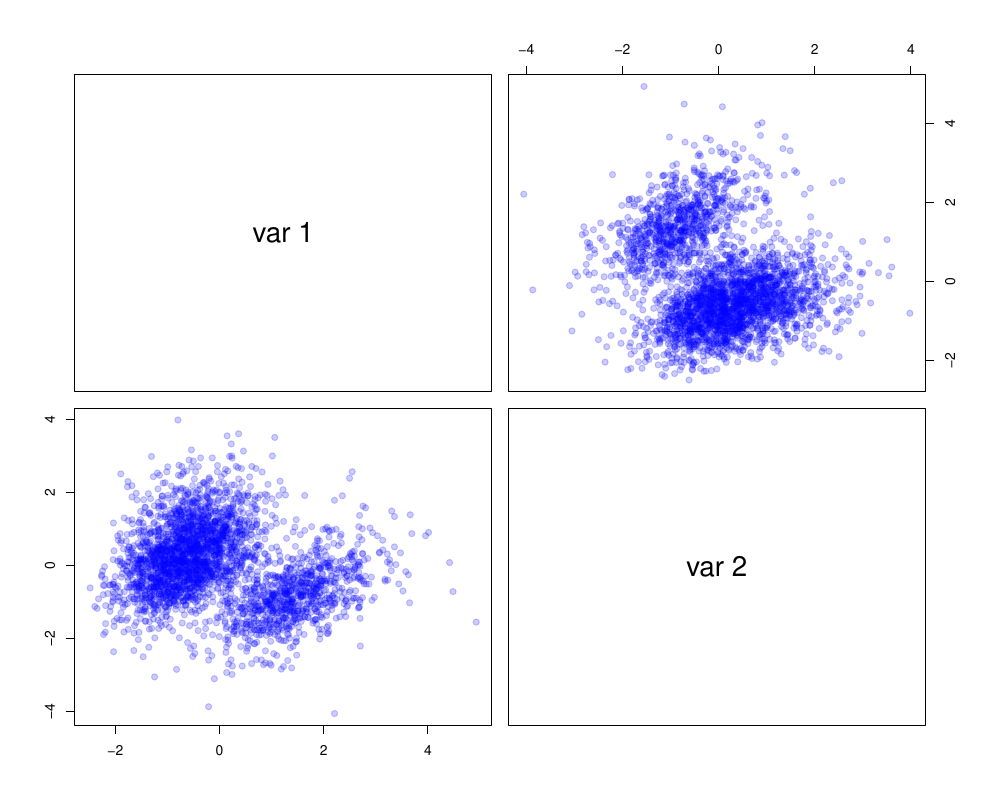

Write the R code that produced this figure.
################################################################################
# Synthetic example of MST-PMDN with tabular and image inputs

rm(list = ls())
source("../MST-PMDN.R")
torch_set_num_threads(1)

sample_skew_mixture <- function(n = 1000, seed = NULL) {
  # Set seed for reproducibility if provided
  if (!is.null(seed)) {
    set.seed(seed)
  }
  # Define mixture weights
  weights <- c(0.7, 0.3)  # 70% main component, 30% heavy-tailed component
  # Number of samples from each component
  n1 <- round(n * weights[1])
  n2 <- n - n1
  # Component 1: Main concentration (using skew-normal)
  xi1 <- c(-0.5, 0.5)                      # Location parameters
  Omega1 <- matrix(c(0.1, 0, 0, 1), 2, 2)  # Scale matrix
  alpha1 <- c(-1, 2)                       # Shape parameters
  # Component 2: Heavy-tailed component extending to the right (using skew-t)
  xi2 <- c(2, 0)         # Location shifted to the right
  Omega2 <- matrix(c(1.2, 0.3, 0.3, 0.4), 2, 2)  # Different scale
  alpha2 <- c(3, -0.5)   # Shape parameters for rightward skew
  nu1 <- 30              # Degrees of freedom for tail1
  nu2 <- 7               # Degrees of freedom for tail2
  # Generate samples from each component
  samples1 <- sn::rmst(n1, xi = xi1, Omega = Omega1, alpha = alpha1, nu = nu1)
  samples2 <- sn::rmst(n2, xi = xi2, Omega = Omega2, alpha = alpha2, nu = nu2)
  # Combine samples
  result <- rbind(samples1, samples2)
  # Column names for clarity
  colnames(result) <- c("x", "y")
  return(result)
}

# ------------------------------
# Create Synthetic Data with Mixture of 2 Components
# ------------------------------

# Number of samples
n_samples <- 3000

# Tabular input: e.g., 10 features per sample
tabular_input_dim <- 10
inputs <- torch_randn(n_samples, tabular_input_dim)

# Image inputs: Grayscale images, 28x28 (1 channel).
image_inputs <- torch_randn(n_samples, 1, 28, 28)

# Outputs
output_matrix <- scale(sample_skew_mixture(n_samples))
outputs <- torch_tensor(output_matrix, dtype = torch_float())

# Create a weak relationship with inputs to maintain some predictability
tabular_effect <- 0.2 * inputs$sum(dim = 2, keepdim = TRUE)
image_feature <- 0.2 * image_inputs$view(c(n_samples,
                                           -1))$mean(dim = 2, keepdim = TRUE)

# Add a small input-dependent effect to the outputs
outputs[, 1] <- outputs[, 1] + tabular_effect$squeeze() +
  image_feature$squeeze()
outputs[, 2] <- outputs[, 2] + 0.5 * tabular_effect$squeeze() +
  0.8 * image_feature$squeeze()

# ------------------------------
# Define a Simple Tabular Module
# ------------------------------
# This module processes the tabular inputs into a feature representation.
tabular_module <- nn_module(
  "TabularModule",
  initialize = function(input_dim, hidden_dim, output_dim) {
    self$fc1 <- nn_linear(input_dim, hidden_dim)
    self$fc2 <- nn_linear(hidden_dim, output_dim)
    self$output_dim <- output_dim
  },
  forward = function(x) {
    x <- nnf_relu(self$fc1(x))
    x <- self$fc2(x)
    x
  }
)

# Instantiate the tabular module.
# For example: input dimension 10, hidden layer of size 8,
# output feature dimension 8.
tabular_mod <- tabular_module(input_dim = tabular_input_dim, hidden_dim = 8,
                              output_dim = 8)

# ------------------------------
# Define a Simple Image Module
# ------------------------------
# This module processes 28x28 grayscale images.
image_module <- nn_module(
  "ImageModule",
  initialize = function() {
    # One convolution: input channels=1, output channels=4, kernel size=3
    self$conv <- nn_conv2d(in_channels = 1, out_channels = 4, kernel_size = 3)
    # Max pooling with kernel size 2
    self$pool <- nn_max_pool2d(kernel_size = 2)
    # After conv: (28 - 3 + 1 = 26), then pooling: floor(26/2)=13.
    # Final flattened size: 4 (channels) * 13 * 13.
    self$flatten_dim <- 4 * 13 * 13
    # Linear layer to produce image feature vector of size 8.
    self$fc <- nn_linear(self$flatten_dim, 8)
    self$output_dim <- 8
  },
  forward = function(x) {
    x <- self$conv(x)
    x <- nnf_relu(x)
    x <- self$pool(x)
    x <- torch_flatten(x, start_dim = 2)
    x <- self$fc(x)
    nnf_relu(x)
  }
)

# Instantiate the image module.
image_mod <- image_module()

# ------------------------------
# Set MST-PMDN Hyperparameters and Train the Model
# ------------------------------

# Hidden layers configuration for the main MLP (after concatenating features).
hidden_dim <- c(15, 10, 7, 5, 3)

# Number of mixture components, LADns constraint, and stationary parameters
n_mixtures <- 2
constraint <- "VVVFV"
constant_attr <- ""
fixed_nu <- c(50, NA)

# Training hyperparameters
epochs <- 100           # For demonstration, use a small number of epochs.
lr <- 0.001             # Learning rate
max_norm <- 1.0         # Gradient clipping
batch_size <- 16        # Batch size
wd_image <- 1e-6        # Image encoder weight decay
wd_tabular <- 1e-6      # Tabular encoder weight decay
wd_hidden <- 1e-6       # PMDN hidden layer weight decay

# Train the model.
# The train_mst_pmdn function handles data conversion, splitting,
# and checkpointing.
model_fit <- train_mst_pmdn(
  inputs = inputs,
  outputs = outputs,
  hidden_dim = hidden_dim,
  activation = nn_relu,
  range_nu = c(3., 50.),
  max_alpha = 5.,
  min_vol_shape = 1e-2,
  jitter = 1e-6,
  n_mixtures = n_mixtures,
  epochs = epochs,
  lr = lr,
  max_norm = max_norm,
  batch_size = batch_size,
  wd_hidden = wd_hidden,
  wd_image = wd_image,
  wd_tabular = wd_tabular,
  early_stopping_patience = 50,
  validation_split = 0.2,
  image_inputs = image_inputs,
  image_module = image_mod,
  tabular_module = tabular_mod,
  constraint = constraint,
  constant_attr = constant_attr,
  fixed_nu = fixed_nu,
  resume_from_checkpoint = FALSE,
  device = "cpu"
)

cat("Training completed at epoch:", model_fit$final_epoch, "\n")
if (!is.null(model_fit$best_val_loss)) {
  cat("Best validation loss:", model_fit$best_val_loss, "\n")
} else {
  cat("Best training loss:", model_fit$best_train_loss, "\n")
}

# ------------------------------
# Predict Using the Trained Model
# ------------------------------
# Here we reuse the same synthetic data for prediction.
predictions <- predict_mst_pmdn(model_fit$model, new_inputs = inputs,
                                image_inputs = image_inputs)

# The predictions are a list of mixture parameters
# (pi, mu, scale_chol, nu, alpha, and LAD components).
cat("Prediction structure:\n")
str(predictions)

# ------------------------------
# Sample from the Fitted Model
# ------------------------------
# Generate 5 new samples from the model’s predicted distribution.
samples <- sample_mst_pmdn(predictions, num_samples = 5, device = "cpu")$samples

# samples has shape: [num_samples, batch_size, output_dim]
samples_shape <- samples$size()
cat("Shape of generated samples (num_samples, batch_size, output_dim):\n")
print(samples_shape)

# Show the generated samples from the first sample across all batches.
cat("Generated samples from the first sample (across batches):\n")
print(as_array(samples[1, , ]))

# -----------------------------------------------------------
# Print predictions/cor(ensemble mean of samples, outputs)
# -----------------------------------------------------------

print(predictions)
ens_mean <- apply(as.array(samples), c(2, 3), mean) # [n, d]
print(cor(ens_mean, as.matrix(outputs)))

# -------------------
# Diagnostic plots
# -------------------

pdf(file = "example-MST-PMDN.pdf", width = 10, height = 8)

pairs(as.matrix(outputs), pch = 19, col = rgb(0, 0, 1, 0.2))
pairs(as.array(samples)[1, , ], pch = 19, col = rgb(0, 0, 1, 0.2))

plot(model_fit$train_loss_history, type = "l", col = 2, lwd = 2,
     xlab = "Epoch", ylab = "Neg. log likelihood",
     ylim = range(pretty(c(model_fit$train_loss_history,
                           model_fit$val_loss_history))))
if (!is.null(model_fit$val_loss_history)) {
  lines(model_fit$val_loss_history, col = 4, lwd = 2)
  abline(v = model_fit$best_val_epoch, lty = 2, col = 4, lwd = 2)
}
legend("topright", legend = c("Train", "Validation"), col = c(2, 4), lwd = 2)

ens_mean <- apply(as.array(samples), c(2, 3), mean) # [n, d]
par(mfrow = c(1, 2))
plot(ens_mean[, 1], as.matrix(outputs)[, 1],
     xlab = "Predicted mean 1", ylab = "True Output 1", pch = 19,
     col = rgb(0, 0, 1, 0.4))
abline(0, 1, lty = 2)
plot(ens_mean[, 2], as.matrix(outputs)[, 2],
     xlab = "Predicted mean 2", ylab = "True Output 2", pch = 19,
     col = rgb(0, 0.7, 0, 0.4))
abline(0, 1, lty = 2)

dev.off()

################################################################################
